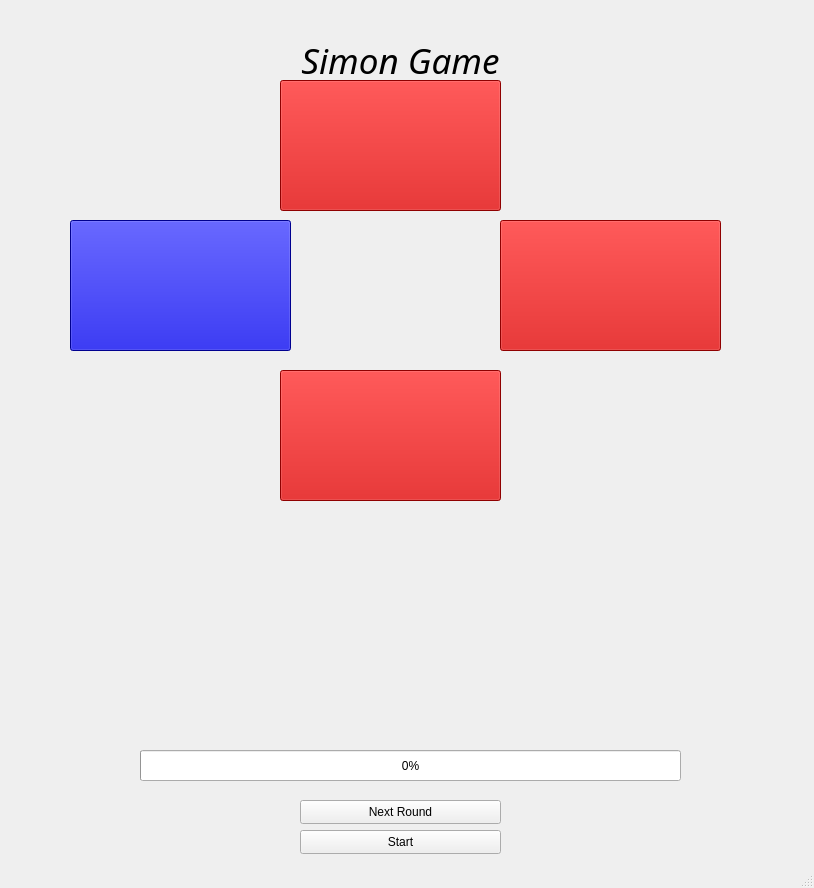
<?xml version="1.0" encoding="UTF-8"?>
<ui version="4.0">
 <class>MainWindow</class>
 <widget class="QMainWindow" name="MainWindow">
  <property name="geometry">
   <rect>
    <x>0</x>
    <y>0</y>
    <width>814</width>
    <height>888</height>
   </rect>
  </property>
  <property name="windowTitle">
   <string>MainWindow</string>
  </property>
  <widget class="QWidget" name="centralwidget">
   <widget class="QPushButton" name="blueButton">
    <property name="geometry">
     <rect>
      <x>70</x>
      <y>220</y>
      <width>221</width>
      <height>131</height>
     </rect>
    </property>
    <property name="autoFillBackground">
     <bool>false</bool>
    </property>
    <property name="styleSheet">
     <string notr="true">background-color: rgb(0, 0, 200);</string>
    </property>
    <property name="text">
     <string/>
    </property>
   </widget>
   <widget class="QPushButton" name="redButton">
    <property name="geometry">
     <rect>
      <x>500</x>
      <y>220</y>
      <width>221</width>
      <height>131</height>
     </rect>
    </property>
    <property name="styleSheet">
     <string notr="true">background-color: rgb(200, 0, 0);</string>
    </property>
    <property name="text">
     <string/>
    </property>
   </widget>
   <widget class="QPushButton" name="startButton">
    <property name="geometry">
     <rect>
      <x>300</x>
      <y>830</y>
      <width>201</width>
      <height>24</height>
     </rect>
    </property>
    <property name="text">
     <string>Start</string>
    </property>
   </widget>
   <widget class="QProgressBar" name="progressBar">
    <property name="geometry">
     <rect>
      <x>140</x>
      <y>750</y>
      <width>541</width>
      <height>31</height>
     </rect>
    </property>
    <property name="value">
     <number>0</number>
    </property>
   </widget>
   <widget class="QLabel" name="infoBar">
    <property name="geometry">
     <rect>
      <x>10</x>
      <y>30</y>
      <width>781</width>
      <height>61</height>
     </rect>
    </property>
    <property name="font">
     <font>
      <family>Monotype Corsiva</family>
      <pointsize>26</pointsize>
      <italic>true</italic>
     </font>
    </property>
    <property name="text">
     <string>Simon Game</string>
    </property>
    <property name="alignment">
     <set>Qt::AlignCenter</set>
    </property>
   </widget>
   <widget class="QPushButton" name="greenButton">
    <property name="geometry">
     <rect>
      <x>280</x>
      <y>80</y>
      <width>221</width>
      <height>131</height>
     </rect>
    </property>
    <property name="styleSheet">
     <string notr="true">background-color: rgb(200, 0, 0);</string>
    </property>
    <property name="text">
     <string/>
    </property>
   </widget>
   <widget class="QPushButton" name="yellowButton">
    <property name="geometry">
     <rect>
      <x>280</x>
      <y>370</y>
      <width>221</width>
      <height>131</height>
     </rect>
    </property>
    <property name="styleSheet">
     <string notr="true">background-color: rgb(200, 0, 0);</string>
    </property>
    <property name="text">
     <string/>
    </property>
   </widget>
   <widget class="QPushButton" name="nextRoundButton">
    <property name="geometry">
     <rect>
      <x>300</x>
      <y>800</y>
      <width>201</width>
      <height>24</height>
     </rect>
    </property>
    <property name="text">
     <string>Next Round</string>
    </property>
   </widget>
  </widget>
  <widget class="QMenuBar" name="menubar">
   <property name="geometry">
    <rect>
     <x>0</x>
     <y>0</y>
     <width>814</width>
     <height>21</height>
    </rect>
   </property>
  </widget>
  <widget class="QStatusBar" name="statusbar"/>
 </widget>
 <resources/>
 <connections/>
</ui>
